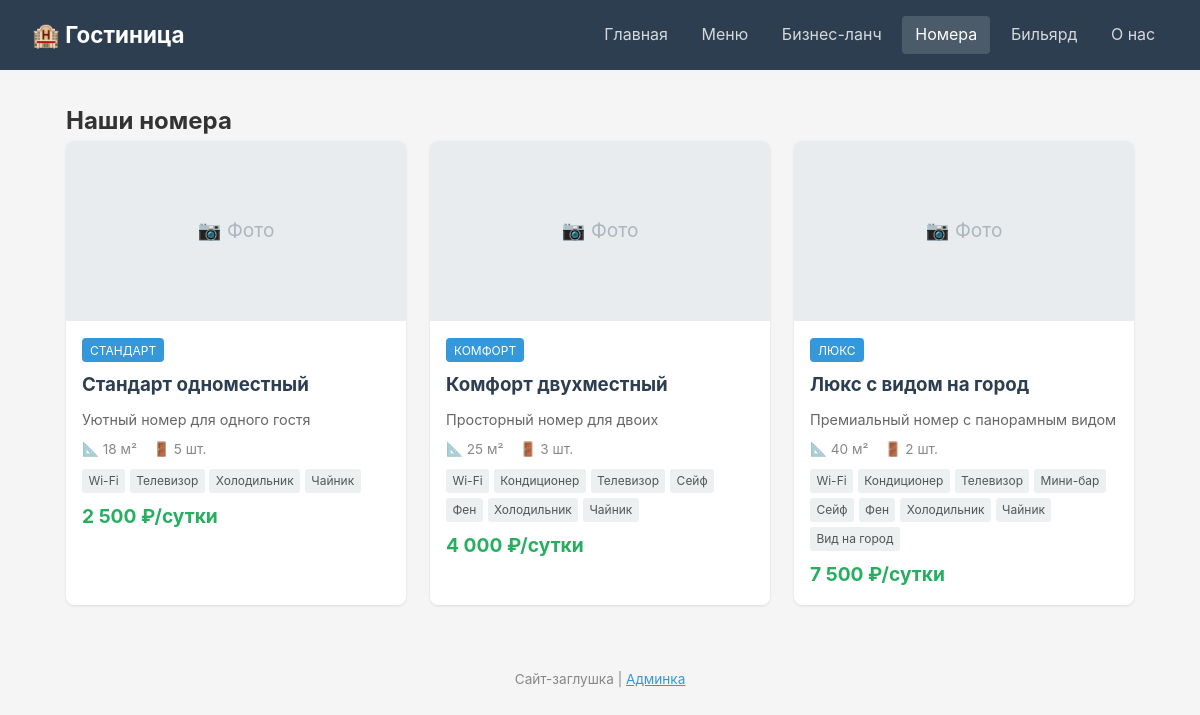
Screenshot of /pages/rooms.php with the database file from the repository.
### tables this page shows
CREATE TABLE rooms (
    id INTEGER PRIMARY KEY AUTOINCREMENT,
    room_type_id INTEGER NOT NULL,
    name TEXT NOT NULL,
    photo TEXT DEFAULT '',
    room_count INTEGER DEFAULT 1,
    area REAL DEFAULT 0,
    short_description TEXT DEFAULT '',
    price_per_night REAL NOT NULL,
    sort_order INTEGER DEFAULT 0,
    FOREIGN KEY (room_type_id) REFERENCES room_types(id)
);

CREATE TABLE room_types (
    id INTEGER PRIMARY KEY AUTOINCREMENT,
    name TEXT NOT NULL
);

### pages/rooms.php (the view, shortened to what this page needs)
<?php require_once __DIR__ . '/../db.php'; $db = getDB(); ?>
<!DOCTYPE html>
<html lang="ru">
<head>
    <link rel="stylesheet" href="../style.css">
</head>
<body>
    <header>
        <h1>🏨 Гостиница</h1>
        <nav>
            <a href="../index.php">Главная</a>
            <a href="menu.php">Меню</a>
            <a href="business_lunch.php">Бизнес-ланч</a>
            <a href="rooms.php" class="active">Номера</a>
            <a href="billiards.php">Бильярд</a>
            <a href="about.php">О нас</a>
        </nav>
    </header>
    <main>
        <h2>Наши номера</h2>
        <div class="cards">
            <?php
            $rooms = $db->query("
                SELECT r.*, rt.name as type_name
                FROM rooms r
                JOIN room_types rt ON r.room_type_id = rt.id
                ORDER BY r.sort_order, r.id
            ");
            while ($room = $rooms->fetchArray(SQLITE3_ASSOC)):
                $amenities = $db->query("
                    SELECT a.name FROM amenities a
                    JOIN room_amenities ra ON a.id = ra.amenity_id
                    WHERE ra.room_id = {$room['id']}
                ");
                $amenityList = [];
                while ($a = $amenities->fetchArray(SQLITE3_ASSOC)) {
                    $amenityList[] = $a['name'];
                }
            ?>
            <div class="card">
                <div class="card-img">
                    <?php if ($room['photo']): ?>
                        <img src="../<?= htmlspecialchars($room['photo']) ?>" alt="<?= htmlspecialchars($room['name']) ?>">
                    <?php else: ?>
                        <div class="placeholder-img">📷 Фото</div>
                    <?php endif; ?>
                </div>
                <div class="card-body">
                    <span class="badge"><?= htmlspecialchars($room['type_name']) ?></span>
                    <h3><a href="room_detail.php?id=<?= $room['id'] ?>"><?= htmlspecialchars($room['name']) ?></a></h3>
                    <p><?= htmlspecialchars($room['short_description']) ?></p>
                    <div class="room-meta">
                        <span>📐 <?= $room['area'] ?> м²</span>
                        <span>🚪 <?= $room['room_count'] ?> шт.</span>
                    </div>
                    <div class="amenities">
                        <?php foreach ($amenityList as $am): ?>
                            <span class="amenity-tag"><?= htmlspecialchars($am) ?></span>
                        <?php endforeach; ?>
                    </div>
                    <div class="price"><?= number_format($room['price_per_night'], 0, '', ' ') ?> ₽/сутки</div>
                </div>
            </div>
            <?php endwhile; ?>
        </div>
    </main>
    <footer>
        <p>Сайт-заглушка | <a href="../admin/">Админка</a></p>
    </footer>
</body>
</html>

### style.css (style rules this page uses)
* { margin: 0; padding: 0; box-sizing: border-box; }
body { font-family: -apple-system, BlinkMacSystemFont, 'Segoe UI', sans-serif; color: #333; background: #f5f5f5; line-height: 1.6; }
header { background: #2c3e50; color: white; padding: 1rem 2rem; display: flex; align-items: center; justify-content: space-between; flex-wrap: wrap; gap: 1rem; }
header h1 { font-size: 1.4rem; }
nav { display: flex; gap: 0.5rem; flex-wrap: wrap; }
nav a { color: rgba(255,255,255,0.8); text-decoration: none; padding: 0.4rem 0.8rem; border-radius: 4px; transition: background 0.2s; }
nav a:hover, nav a.active { background: rgba(255,255,255,0.15); color: white; }
main { max-width: 1100px; margin: 0 auto; padding: 2rem 1rem; }
.cards { display: grid; grid-template-columns: repeat(auto-fill, minmax(300px, 1fr)); gap: 1.5rem; }
.card { background: white; border-radius: 8px; overflow: hidden; box-shadow: 0 1px 3px rgba(0,0,0,0.1); transition: transform 0.2s; }
.card-img { height: 180px; background: #e9ecef; display: flex; align-items: center; justify-content: center; }
.placeholder-img { color: #adb5bd; font-size: 1.2rem; }
.card-body { padding: 1rem; }
.card-body h3 { margin: 0.5rem 0; }
.card-body h3 a { color: #2c3e50; text-decoration: none; }
.card-body p { color: #666; font-size: 0.9rem; margin-bottom: 0.5rem; }
.badge { display: inline-block; background: #3498db; color: white; padding: 0.15rem 0.5rem; border-radius: 4px; font-size: 0.75rem; text-transform: uppercase; }
.room-meta { display: flex; gap: 1rem; font-size: 0.85rem; color: #888; margin: 0.5rem 0; }
.amenities { display: flex; flex-wrap: wrap; gap: 0.3rem; margin: 0.5rem 0; }
.amenity-tag { background: #ecf0f1; padding: 0.15rem 0.4rem; border-radius: 3px; font-size: 0.75rem; color: #555; }
.price { font-size: 1.2rem; font-weight: 700; color: #27ae60; margin-top: 0.5rem; }
footer { text-align: center; padding: 2rem; color: #888; font-size: 0.85rem; }
footer a { color: #3498db; }

### rows the page displays
rooms: photo "📷 Фото", room_type.name "СТАНДАРТ", name "Стандарт одноместный", short_description "Уютный номер для одного гостя", area "18", room_count "5", am "Wi-Fi", am "Телевизор", am "Холодильник", am "Чайник", price_per_night "2 500"
rooms: photo "📷 Фото", room_type.name "КОМФОРТ", name "Комфорт двухместный", short_description "Просторный номер для двоих", area "25", room_count "3", am "Wi-Fi", am "Кондиционер", am "Телевизор", am "Сейф", am "Фен", am "Холодильник", am "Чайник", price_per_night "4 000"
rooms: photo "📷 Фото", room_type.name "ЛЮКС", name "Люкс с видом на город", short_description "Премиальный номер с панорамным видом", area "40", room_count "2", am "Wi-Fi", am "Кондиционер", am "Телевизор", am "Мини-бар", am "Сейф", am "Фен", am "Холодильник", am "Чайник", am "Вид на город", price_per_night "7 500"
